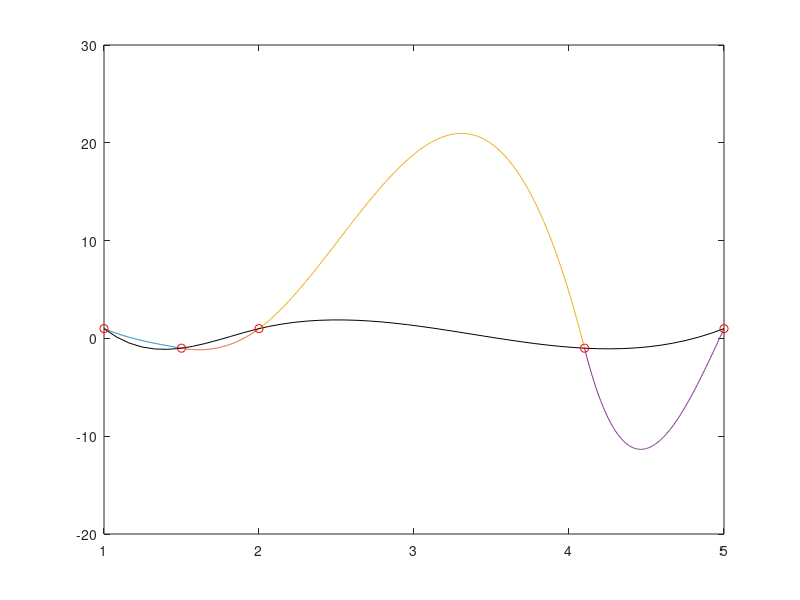

Recreate this plot in MATLAB.
clear
clc
x=[1 1.5 2 4.1 5];
y=[1 -1 1 -1 1];
x=x';
y=y';
n=5;
f=zeros(3*(n-1),1);
for i=1:n-1;
    f(i,1)=y(i+1)-y(i);
end
py=(n-1)*(n-1);
pt=py-(n-1);
A=zeros(pt,pt);
sh=y(1:1:n-1,:);
x3=x(n-1,1);
x4=x(n,1);
for i=1:n-1;
% A(i,1)=sh(i,1);
A(i,3*i-2)=x(i+1)-x(i);
A(i,3*i-1)=(x(i+1)-x(i))^(2);
A(i,3*i)=(x(i+1)-x(i))^(3);
end

bv=n-3;

for i=n:n+bv;
A(i,3*(i-4)-2)=1;
A(i,3*(i-4)-1)=2*(x((i-4)+1)-x((i-4)));
A(i,3*(i-4))=3*(x((i-4)+1)-x((i-4)))^(2);
A(i,3*(i-4)+1)=-1;
end


for i=n+bv+1:n+bv+bv+1;
A(i,3*(i-7)-1)=2;
A(i,3*(i-7)-1)=6*(x((i-7)+1)-x((i-7)));
A(i,3*(i-7)+2)=-2;
end
for i=3*(n-1)-1;
A(i,2)=2;
A(i,3)=6*(x((i-9)+1)-x((i-9)));
end
for i=3*(n-1);
A(i,i-1)=2;
A(i,i)=6*(x4-x3);
end
T=inv(A)*f;

xx1=linspace(1,1.5,200);
xx1=xx1';
for i=1:200;
j1(i,1)=y(1,1)+T(1,1)*(xx1(i,1)-x(1,1))+T(2,1)*(xx1(i,1)-x(1,1))^(2)+T(3,1)*(xx1(i,1)-x(1,1))^(3);
end
xx2=linspace(1.5,2,200);
xx2=xx2';
for i=1:200;
j2(i,1)=y(2,1)+T(4,1)*(xx2(i,1)-x(2,1))+T(5,1)*(xx2(i,1)-x(2,1))^(2)+T(6,1)*(xx2(i,1)-x(2,1))^(3);
end
xx3=linspace(2,4.1,200);
xx3=xx3';
for i=1:200;
j3(i,1)=y(3,1)+T(7,1)*(xx3(i,1)-x(3,1))+T(8,1)*(xx3(i,1)-x(3,1))^(2)+T(9,1)*(xx3(i,1)-x(3,1))^(3);
end
xx4=linspace(4.1,5,200);
xx4=xx4';
for i=1:200;
j4(i,1)=y(4,1)+T(10,1)*(xx4(i,1)-x(4,1))+T(11,1)*(xx4(i,1)-x(4,1))^(2)+T(12,1)*(xx4(i,1)-x(4,1))^(3);
end


j1=j1';
j2=j2';
% for i=1:200
%     if j3(i,1)>0;
%         j3(i,1)=0;
% %     end
% end
j3=j3';
j4=j4';
plot(xx1,j1);hold on;
plot(xx2,j2);hold on;
plot(xx3,j3);hold on;
plot(xx4,j4);hold on;
xx=linspace(1,5,50);



plot(xx,csapi(x,y,xx),'k-',x,y,'ro');


